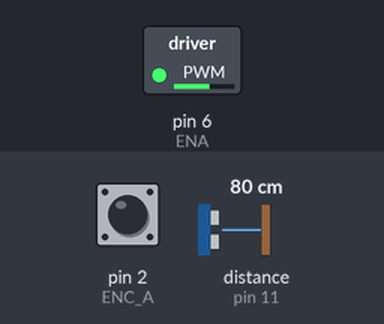
The sketch below on a simulated Arduino Uno, built with avr-gcc and run on an emulated ATmega328P. On the bench: switched loads named in the sketch (green lamp = pin HIGH). Wiring (inferred from the names in the program): ultrasonic range finder: trigger pin 12; echo pin 11. The test bench sets the inputs (shaded band); at power-on: pin 2 (ENC_A) HIGH, distance to the obstacle (sensor on pin 11) 80 cm. The echo pulse lasts 58.3 µs per cm; pins used as bus, display or sensor lines are not drawn; what the sketch prints to the serial monitor is not drawn.

Above: at 0.3 s.
Timing chart, 0 to 1.8 s (numbered marks = the images above):
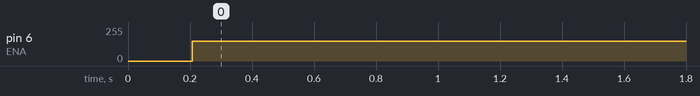

The sketch:

DC_Motor_Encoder_PID_Control.ino
```cpp
// Encoder Pins
int ENC_A = 2;    // yellow wire on motor
int ENC_B = 3;    // white wire on motor

// Motor (Controller) Pins
int ENA = 6;      // yellow wire (orange and brown wires on motor driver)
int IN_pin_1 = 8; // purple wire on motor driver
int IN_pin_2 = 9; // green wire on motor driver

int current_pos;

// Ultrasonic sensor variables
int trig_pin = 12;
int echo_pin = 11;
double travel_time;
double distance;

// (1) tune PID constants
const float Kp = 1.5;    // proportional constant
const float Ki = 0.001;  // integral constant
const float Kd = 0.001;  // derivative constant

void setup() {
  Serial.begin(9600);
  pinMode(ENC_A, INPUT);
  pinMode(ENC_B, INPUT);
  attachInterrupt(digitalPinToInterrupt(ENC_A), encoder, RISING);
  Serial.println("Target pos");
  pinMode(trig_pin, OUTPUT);
  pinMode(echo_pin, INPUT);
}

void loop() {
//  driveDC_GUI(360); // (2) input a target position for motor; 420 = 1 rotation
//  delay(500);
//  driveDC_GUI(90);
//  delay(500);
//  driveDC_GUI(0);
//  delay(500);
//  driveDC_GUI(50);
//  delay(500);
  driveDC_servo(150); // set motor speed
}

void encoder(){ //encoder function
  if(digitalRead(ENC_B) > 0)
    current_pos++;
  else
    current_pos--;
}

void driveDC_GUI(int angle) {
  int target_pos = (int) (angle * 440.0/360.0); // pos=440 is 1 rotation
  int error = 1000;

  // PID variables
  long prev_time = micros();
  float integral = 0;
  current_pos = 0;
  float previous_error = 0;

  Serial.println(error);
  while (true) {

    // (3) difference in time
    long cu_time = micros(); //current time
    float time_diff = ((float) (cu_time - prev_time))/( 1.0e6 ); //delta time
    prev_time = cu_time;

    // (4) finding the error and PID
    int error = current_pos - target_pos;                     // error formula
    float derivative = (error - previous_error)/time_diff;    // derivative formula (rate of change)
    integral += error*time_diff;                              // integral formula
    float control_s = Kp*error + Kd*derivative + Ki*integral; // control signal
    previous_error = error;                                   // store previous error

    // (5) set DC motor power and direction
    float Mo_p = min(fabs(control_s), 255);
    Serial.println(control_s);
    int direc = (control_s >= 0) ? 1 : -1; // direction of shaft; >0 is CCW, <0 is CW

    // (6) set DC Motors
    analogWrite(ENA, Mo_p);
    if (direc == 0) {
      digitalWrite(IN_pin_1, LOW);
      digitalWrite(IN_pin_2, LOW);
    }
    else if (direc == 1) {
      digitalWrite(IN_pin_1, HIGH);
      digitalWrite(IN_pin_2, LOW);
    }
    else if (direc == -1) {
      digitalWrite(IN_pin_1, LOW);
      digitalWrite(IN_pin_2, HIGH);
    }

    // (7) read new shaft position
    Serial.print(target_pos);
    Serial.print(": ");
    Serial.println(current_pos);
    Serial.println(error);

    if (abs(error) < 40) break;
  }

  Serial.println("Got out!!");
  digitalWrite(IN_pin_1, LOW);
  digitalWrite(IN_pin_2, LOW);
}

double UDS_distance_fn() { //ultrasonic sensor function
  digitalWrite(trig_pin, LOW);
  delay(1);
  digitalWrite(trig_pin, HIGH);
  delay(1);
  digitalWrite(trig_pin, LOW);

  travel_time = pulseIn(echo_pin, HIGH);
  distance = (travel_time / 2) / 29;
  delay(200);

  Serial.print("Distance (cm): ");
  Serial.println(distance);
}

void driveDC_servo(float Mo_p) {
  UDS_distance_fn();
  if (distance < 10) {
    digitalWrite(IN_pin_1, LOW);
    digitalWrite(IN_pin_2, LOW);
    return;
  }
  else {
    analogWrite(ENA, Mo_p);
    digitalWrite(IN_pin_1, HIGH);
    digitalWrite(IN_pin_2, LOW);
  }
}
```

Measured:
- by itself, pin 6 (ENA): 0/255 → 150/255 at 0.21 s
